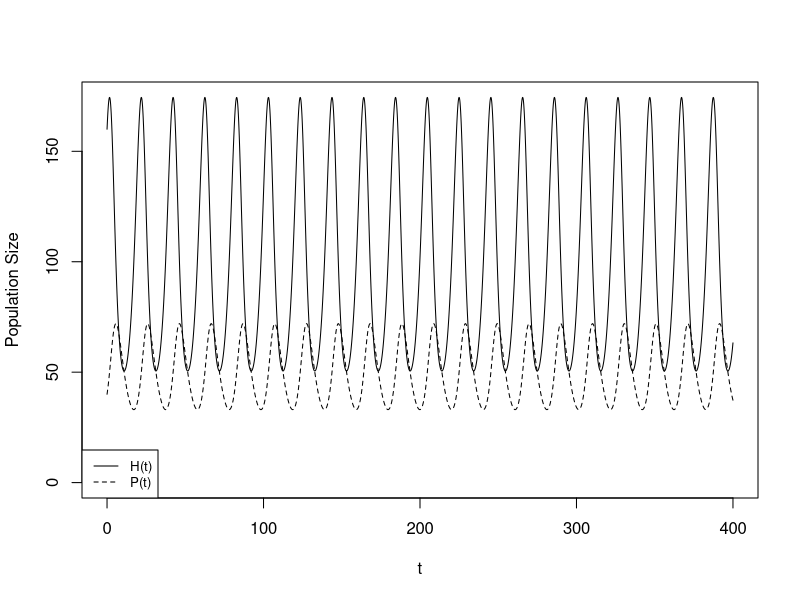

This chart was generated by the following R code:
# Feb 2nd, 2012  -- Christopher C Strelioff
#
# Use deSolve to integrate and plot a
# simple Lotka-Volterra predator-prey 
#  model
#
# dH/dt = b H - a P H
# dP/dt = e a P H - s P
#

# clear workspace
rm(list=ls())

library(deSolve) # load deSolve

predPreyLVODE <- function(t, N, pars) {
  # get state variables from N
  H <- N[1]; P <- N[2]
  # dH/dt = b*H - a*P*H
  dHdt <- pars['b'] * H - pars['a']*P*H 
  # dP/dt = e*a*P*H - s*P
  dPdt <- pars['e']*pars['a']*P*H - pars['s']*P
  # return as list
  return(list(c(dHdt,dPdt)))
}

# IC, time, parameters
IC <- c(H=160,P=40) 
pars <- c(b=0.5,a=0.01,e=0.2,s=0.2)
times <- seq(0,400,by=0.1)

# run lsoda
output <- lsoda(IC, times, predPreyLVODE, pars)

# plot
plot(output[,1],output[,2],type='l',lty=1, ylim=c(0,max(output[,2])),
     xlab='t',ylab='Population Size')
lines(output[,1],output[,3],lty=2)

# make a legend
legend("bottomleft", c("H(t)","P(t)"), cex=0.8, lty=c(1,2))
